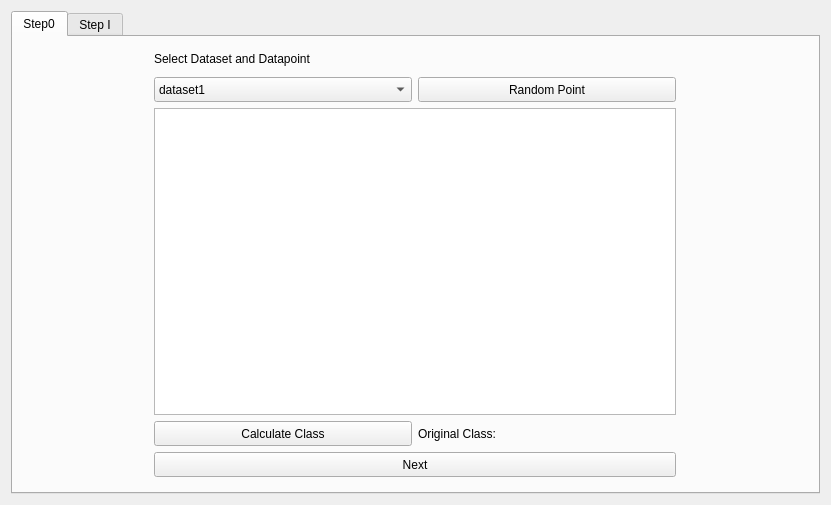
<?xml version="1.0" encoding="UTF-8"?>
<ui version="4.0">
 <class>Form</class>
 <widget class="QWidget" name="Form">
  <property name="geometry">
   <rect>
    <x>0</x>
    <y>0</y>
    <width>831</width>
    <height>505</height>
   </rect>
  </property>
  <property name="windowTitle">
   <string>Form</string>
  </property>
  <layout class="QHBoxLayout" name="horizontalLayout">
   <item>
    <widget class="QTabWidget" name="tabWidget">
     <property name="currentIndex">
      <number>0</number>
     </property>
     <widget class="QWidget" name="tab">
      <attribute name="title">
       <string>Step0</string>
      </attribute>
      <layout class="QHBoxLayout" name="horizontalLayout_3">
       <property name="leftMargin">
        <number>0</number>
       </property>
       <property name="topMargin">
        <number>0</number>
       </property>
       <property name="rightMargin">
        <number>0</number>
       </property>
       <property name="bottomMargin">
        <number>0</number>
       </property>
       <item>
        <widget class="QWidget" name="widgetContainerDataset" native="true">
         <property name="sizePolicy">
          <sizepolicy hsizetype="Preferred" vsizetype="Preferred">
           <horstretch>0</horstretch>
           <verstretch>0</verstretch>
          </sizepolicy>
         </property>
         <property name="minimumSize">
          <size>
           <width>540</width>
           <height>0</height>
          </size>
         </property>
         <property name="maximumSize">
          <size>
           <width>540</width>
           <height>16777215</height>
          </size>
         </property>
         <property name="styleSheet">
          <string notr="true">QWidget [objectName*=&quot;widgetContainerDataset&quot;]{
	background-color: rgb(255, 255, 255);

}</string>
         </property>
         <layout class="QVBoxLayout" name="verticalLayout_2">
          <property name="leftMargin">
           <number>9</number>
          </property>
          <item>
           <widget class="QLabel" name="labelSelectDatasetAndDatapoint">
            <property name="minimumSize">
             <size>
              <width>0</width>
              <height>25</height>
             </size>
            </property>
            <property name="maximumSize">
             <size>
              <width>16777215</width>
              <height>25</height>
             </size>
            </property>
            <property name="text">
             <string>Select Dataset and Datapoint</string>
            </property>
           </widget>
          </item>
          <item>
           <widget class="QWidget" name="widgetContainerSelectData" native="true">
            <layout class="QHBoxLayout" name="horizontalLayout_2">
             <property name="leftMargin">
              <number>0</number>
             </property>
             <property name="topMargin">
              <number>0</number>
             </property>
             <property name="rightMargin">
              <number>0</number>
             </property>
             <property name="bottomMargin">
              <number>0</number>
             </property>
             <item>
              <widget class="QComboBox" name="comboBoxSelectDataset">
               <property name="minimumSize">
                <size>
                 <width>0</width>
                 <height>25</height>
                </size>
               </property>
               <item>
                <property name="text">
                 <string>dataset1</string>
                </property>
               </item>
               <item>
                <property name="text">
                 <string>dataset2</string>
                </property>
               </item>
               <item>
                <property name="text">
                 <string>dataset3</string>
                </property>
               </item>
              </widget>
             </item>
             <item>
              <widget class="QPushButton" name="pushButtonRandomPoint">
               <property name="minimumSize">
                <size>
                 <width>0</width>
                 <height>25</height>
                </size>
               </property>
               <property name="text">
                <string>Random Point</string>
               </property>
              </widget>
             </item>
            </layout>
           </widget>
          </item>
          <item>
           <widget class="QListWidget" name="listWidgetSelectedPoint"/>
          </item>
          <item>
           <widget class="QWidget" name="widget" native="true">
            <layout class="QHBoxLayout" name="horizontalLayout_9">
             <property name="leftMargin">
              <number>0</number>
             </property>
             <property name="topMargin">
              <number>0</number>
             </property>
             <property name="rightMargin">
              <number>0</number>
             </property>
             <property name="bottomMargin">
              <number>0</number>
             </property>
             <item>
              <widget class="QPushButton" name="pushButtonCalculateClass">
               <property name="minimumSize">
                <size>
                 <width>0</width>
                 <height>25</height>
                </size>
               </property>
               <property name="text">
                <string>Calculate Class</string>
               </property>
              </widget>
             </item>
             <item>
              <widget class="QLabel" name="labelOriginalClass">
               <property name="minimumSize">
                <size>
                 <width>0</width>
                 <height>25</height>
                </size>
               </property>
               <property name="maximumSize">
                <size>
                 <width>16777215</width>
                 <height>25</height>
                </size>
               </property>
               <property name="text">
                <string>Original Class:</string>
               </property>
              </widget>
             </item>
            </layout>
           </widget>
          </item>
          <item>
           <widget class="QPushButton" name="pushButtonNext">
            <property name="minimumSize">
             <size>
              <width>0</width>
              <height>25</height>
             </size>
            </property>
            <property name="text">
             <string>Next</string>
            </property>
           </widget>
          </item>
          <item>
           <widget class="QWidget" name="widgetContainerClass" native="true">
            <layout class="QHBoxLayout" name="horizontalLayout_4">
             <property name="leftMargin">
              <number>0</number>
             </property>
             <property name="topMargin">
              <number>0</number>
             </property>
             <property name="rightMargin">
              <number>0</number>
             </property>
             <property name="bottomMargin">
              <number>0</number>
             </property>
            </layout>
           </widget>
          </item>
         </layout>
        </widget>
       </item>
      </layout>
     </widget>
     <widget class="QWidget" name="StepI">
      <attribute name="title">
       <string>Step I</string>
      </attribute>
      <layout class="QHBoxLayout" name="horizontalLayout_7">
       <item>
        <widget class="QWidget" name="widgetContainerDataset_2" native="true">
         <property name="sizePolicy">
          <sizepolicy hsizetype="Preferred" vsizetype="Preferred">
           <horstretch>0</horstretch>
           <verstretch>0</verstretch>
          </sizepolicy>
         </property>
         <property name="minimumSize">
          <size>
           <width>540</width>
           <height>0</height>
          </size>
         </property>
         <property name="maximumSize">
          <size>
           <width>540</width>
           <height>16777215</height>
          </size>
         </property>
         <property name="styleSheet">
          <string notr="true">QWidget [objectName*=&quot;widgetContainerDataset&quot;]{
	background-color: rgb(255, 255, 255);

}</string>
         </property>
         <layout class="QVBoxLayout" name="verticalLayout_3">
          <property name="leftMargin">
           <number>9</number>
          </property>
          <item>
           <widget class="QLabel" name="labelSelectDatasetAndDatapoint_2">
            <property name="minimumSize">
             <size>
              <width>0</width>
              <height>25</height>
             </size>
            </property>
            <property name="maximumSize">
             <size>
              <width>16777215</width>
              <height>25</height>
             </size>
            </property>
            <property name="text">
             <string>Selected Datapoint</string>
            </property>
           </widget>
          </item>
          <item>
           <widget class="QWidget" name="widgetContainerSelectData_2" native="true">
            <layout class="QHBoxLayout" name="horizontalLayout_5">
             <property name="leftMargin">
              <number>0</number>
             </property>
             <property name="topMargin">
              <number>0</number>
             </property>
             <property name="rightMargin">
              <number>0</number>
             </property>
             <property name="bottomMargin">
              <number>0</number>
             </property>
            </layout>
           </widget>
          </item>
          <item>
           <widget class="QListWidget" name="listWidgetSelectedPoint_2"/>
          </item>
          <item>
           <widget class="QWidget" name="widgetContainerClass_2" native="true">
            <layout class="QHBoxLayout" name="horizontalLayout_6">
             <property name="leftMargin">
              <number>0</number>
             </property>
             <property name="topMargin">
              <number>0</number>
             </property>
             <property name="rightMargin">
              <number>0</number>
             </property>
             <property name="bottomMargin">
              <number>0</number>
             </property>
             <item>
              <widget class="QLabel" name="labelOriginalClass_2">
               <property name="minimumSize">
                <size>
                 <width>0</width>
                 <height>25</height>
                </size>
               </property>
               <property name="text">
                <string>Original Class:</string>
               </property>
              </widget>
             </item>
            </layout>
           </widget>
          </item>
         </layout>
        </widget>
       </item>
       <item>
        <widget class="QWidget" name="widgetContainerCanvas" native="true">
         <layout class="QVBoxLayout" name="verticalLayout">
          <item>
           <widget class="QLabel" name="labelSelectAxes">
            <property name="minimumSize">
             <size>
              <width>0</width>
              <height>25</height>
             </size>
            </property>
            <property name="maximumSize">
             <size>
              <width>16777215</width>
              <height>25</height>
             </size>
            </property>
            <property name="text">
             <string>Select Axes</string>
            </property>
           </widget>
          </item>
          <item>
           <widget class="QWidget" name="widgetContainerAxes" native="true">
            <property name="maximumSize">
             <size>
              <width>16777215</width>
              <height>25</height>
             </size>
            </property>
            <layout class="QHBoxLayout" name="horizontalLayout_8">
             <property name="leftMargin">
              <number>0</number>
             </property>
             <property name="topMargin">
              <number>0</number>
             </property>
             <property name="rightMargin">
              <number>0</number>
             </property>
             <property name="bottomMargin">
              <number>0</number>
             </property>
             <item>
              <widget class="QComboBox" name="comboBoxAxisX">
               <property name="minimumSize">
                <size>
                 <width>0</width>
                 <height>25</height>
                </size>
               </property>
               <item>
                <property name="text">
                 <string>axisX</string>
                </property>
               </item>
               <item>
                <property name="text">
                 <string>feature1</string>
                </property>
               </item>
               <item>
                <property name="text">
                 <string>feature2</string>
                </property>
               </item>
               <item>
                <property name="text">
                 <string>feature3</string>
                </property>
               </item>
              </widget>
             </item>
             <item>
              <widget class="QComboBox" name="comboBoxAxisY">
               <property name="minimumSize">
                <size>
                 <width>0</width>
                 <height>25</height>
                </size>
               </property>
               <item>
                <property name="text">
                 <string>axisY</string>
                </property>
               </item>
               <item>
                <property name="text">
                 <string>feature1</string>
                </property>
               </item>
               <item>
                <property name="text">
                 <string>feature2</string>
                </property>
               </item>
               <item>
                <property name="text">
                 <string>feature3</string>
                </property>
               </item>
              </widget>
             </item>
            </layout>
           </widget>
          </item>
          <item>
           <widget class="QTabWidget" name="tabWidgetContainerCanvas">
            <property name="tabsClosable">
             <bool>true</bool>
            </property>
           </widget>
          </item>
          <item>
           <widget class="QPushButton" name="pushButtonNextI">
            <property name="minimumSize">
             <size>
              <width>0</width>
              <height>25</height>
             </size>
            </property>
            <property name="text">
             <string>Next</string>
            </property>
           </widget>
          </item>
         </layout>
        </widget>
       </item>
      </layout>
     </widget>
    </widget>
   </item>
  </layout>
 </widget>
 <resources/>
 <connections/>
</ui>
